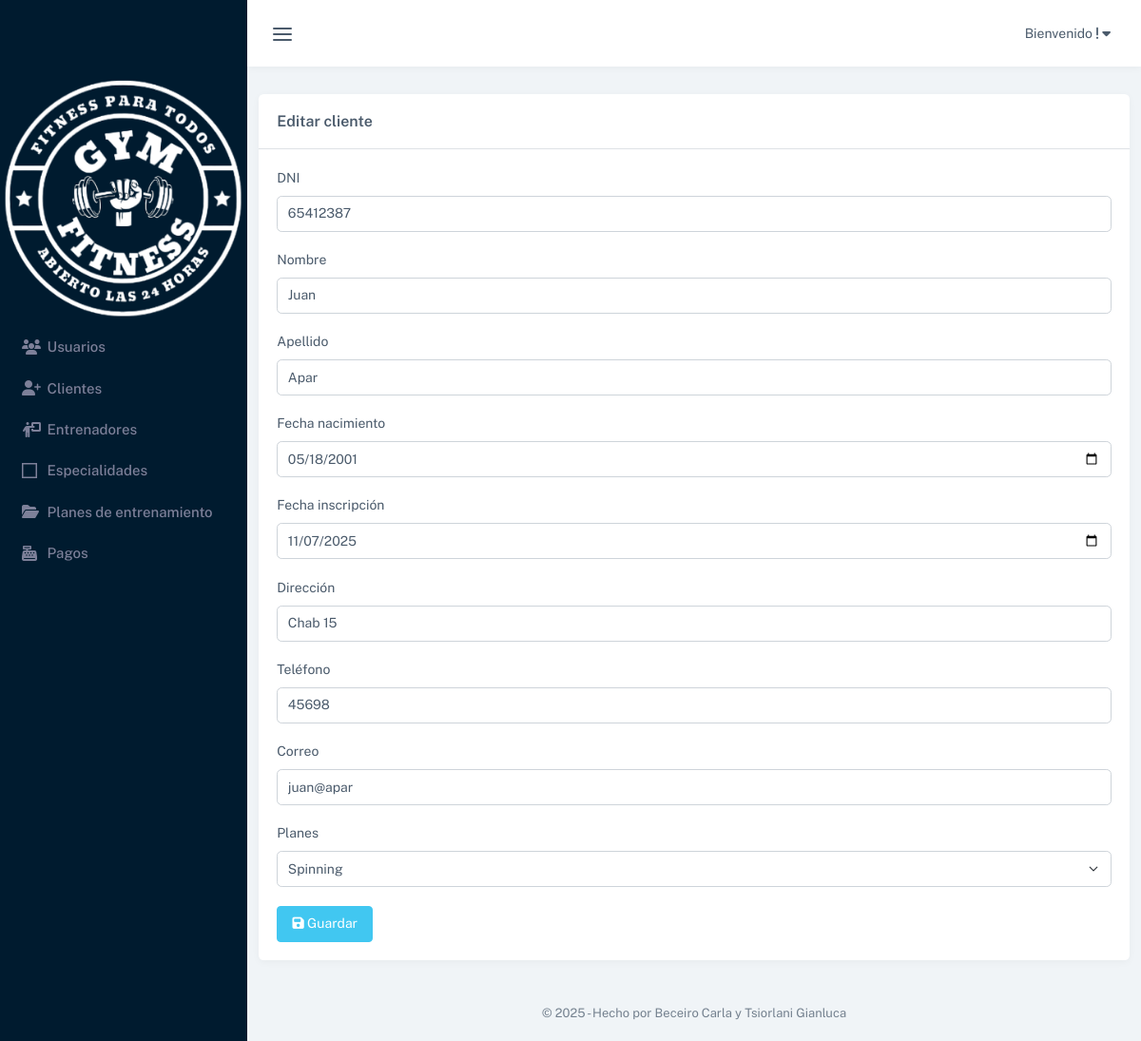
Screenshot of /index.php?pagina=editar_cliente&id=13 (signed in) with the database file from the repository.
### tables this page shows
CREATE TABLE `clientes` (
  `id` int(11) NOT NULL,
  `dni` int(8) DEFAULT NULL,
  `nombre` varchar(50) DEFAULT NULL,
  `apellido` varchar(50) DEFAULT NULL,
  `nacimiento` date DEFAULT NULL,
  `direccion` varchar(50) DEFAULT NULL,
  `tel` varchar(20) DEFAULT NULL,
  `email` varchar(50) DEFAULT NULL,
  `id_plan` int(11) DEFAULT NULL,
  `inscripcion` date DEFAULT NULL,
  `ultimo_pago` date DEFAULT NULL,
  `pago_mensual` tinyint(1) NOT NULL
);

### controladores/controlador.plantilla.php (called while the page is built, shortened)
<?php
class ControladorPlantilla
{
    public function ctrMostrarPlantilla()
    {
        include 'vistas/plantilla.php';
    }
}

### index.php (called while the page is built, shortened)
<?php
require_once 'controladores/controlador.plantilla.php';
require_once 'controladores/controlador.usuarios.php';
require 'controladores/controlador.planes.php';
require_once 'controladores/controlador.clientes.php';
require 'modelos/modelo.planes.php';
require 'modelos/modelo.clientes.php';
$plantilla = new ControladorPlantilla();
$plantilla->ctrMostrarPlantilla();

### modelos/conexion.php (called while the page is built, shortened)
<?php
class Conexion
{
	static public function conectar()
	{
		try {
			$link = new PDO(
				"mysql:host=" . self::HOST . ";dbname=" . self::DBNAME,
				self::USER,
				self::PASSWORD
			);
			$link->exec("set names utf8");
			return $link;
		} catch (PDOException $e) {
			die("Error en la conexión a la base de datos: " . $e->getMessage());
		}
	}
}

### modelos/modelo.clientes.php (called while the page is built, shortened)
<?php
require_once 'conexion.php';
class ModeloClientes
{
    static public function mdlMostrarClientes($item, $valor)
    {
        if ($item != null) {
            try {
                $clientes = Conexion::conectar()->prepare("SELECT * FROM clientes WHERE $item = :$item");
                $clientes->bindParam(":" . $item, $valor, PDO::PARAM_INT);
                $clientes->execute();
                return $clientes->fetch(PDO::FETCH_ASSOC);
            } catch (Exception $e) {
                return "Error: " . $e->getMessage();
            }
        }
    }
}

### controladores/controlador.clientes.php (called while the page is built, shortened)
<?php
class ControladorClientes
{
    static public function ctrMostrarClientes($item, $valor)
    {
        $respuesta = ModeloClientes::mdlMostrarClientes($item, $valor);
        return $respuesta;
    }
}

### modelos/modelo.planes.php (called while the page is built, shortened)
<?php
require_once 'conexion.php';
class ModeloPlanes
{
    static public function mdlMostrarPlanesActivos(): array|string
    {
        try {
            $planes = Conexion::conectar()->prepare("
            SELECT p.id_plan, p.tipo, p.duracion, p.monto_plan, e.nombre_especialidad
            FROM planes AS p
            INNER JOIN especialidades AS e ON p.id_especialidad = e.id_especialidad
            WHERE p.estado = 1
        ");
            $planes->execute();
            return $planes->fetchAll(PDO::FETCH_ASSOC);
        } catch (Exception $e) {
            return "Error: " . $e->getMessage();
        }
    }
}

### controladores/controlador.planes.php (called while the page is built, shortened)
<?php
class ControladorPlanes
{
    static public function ctrMostrarPlanesActivos()
    {
        return ModeloPlanes::mdlMostrarPlanesActivos();
    }
}

### vistas/modulos/editar_cliente.php (the view, shortened to what this page needs)
<?php
$item = "id";
$valor = $_GET["id"];
$cliente = ControladorClientes::ctrMostrarClientes($item, $valor);
$planes = ControladorPlanes::ctrMostrarPlanesActivos();
?>
<div class="col-lg-12 mt-4">
    <div class="card">
        <div class="card-header">
            <h5 class="card-title mb-0">Editar cliente</h5>
        </div>
        <div class="card-body">
            <form method="POST">
                <div class="mb-3">
                    <label for="dni" class="form-label">DNI</label>
                    <input type="text" name="dni" class="form-control" placeholder="DNI"
                        value="<?php echo $cliente["dni"]; ?>" required>
                </div>
                <div class="mb-3">
                    <label for="nombre" class="form-label">Nombre</label>
                    <input type="text" id="nombre" name="nombre" class="form-control" placeholder="Nombre"
                        value="<?php echo $cliente["nombre"]; ?>" required>
                </div>
                <div class="mb-3">
                    <label for="apellido" class="form-label">Apellido</label>
                    <input type="text" id="apellido" name="apellido" class="form-control" placeholder="Apellido"
                        value="<?php echo $cliente["apellido"]; ?>" required>
                </div>
                <div class="mb-3">
                    <label for="nacimiento" class="form-label">Fecha nacimiento</label>
                    <input type="date" name="nacimiento" class="form-control" placeholder="Fecha nacimiento"
                        value="<?php echo $cliente["nacimiento"]; ?>" required>
                </div>
                <div class="mb-3">
                    <label for="inscripcion" class="form-label">Fecha inscripción</label>
                    <input type="date" name="inscripcion" class="form-control" placeholder="Fecha inscripción"
                        value="<?php echo $cliente["inscripcion"]; ?>" required>
                </div>
                <div class="mb-3">
                    <label for="direccion" class="form-label">Dirección</label>
                    <input type="text" id="direccion" name="direccion" class="form-control"
                        value="<?php echo $cliente["direccion"]; ?>" placeholder="Dirección" required>
                </div>
                <div class="mb-3">
                    <label for="tel" class="form-label">Teléfono</label>
                    <input type="text" id="tel" name="tel" class="form-control" value="<?php echo $cliente["tel"]; ?>"
                        placeholder="Teléfono" required>
                </div>
                <div class="mb-3">
                    <label for="email" class="form-label">Correo</label>
                    <input type="email" id="email" name="email" class="form-control" placeholder="Correo"
                        value="<?php echo $cliente["email"]; ?>" required>
                </div>
                <div class="mb-3">
                    <label for="id_plan" class="form-label">Planes</label>
                    <select name="id_plan" id="id_plan" class="form-select" required>
                        <?php foreach ($planes as $key => $plan) {
                            $selected = ($plan["id_plan"] == $cliente["id_plan"]) ? "selected" : "";
                            ?>
                            <option value="<?php echo $plan["id_plan"]; ?>" <?php echo $selected; ?>>
                                <?php echo $plan["nombre_especialidad"]; ?>
                            </option>
                        <?php } ?>
                    </select>
                </div>
                <button class="btn btn-info" type="submit"><i class="fa-solid fa-floppy-disk"></i> Guardar</button>
            </form>
        </div>
    </div>
</div>

### rows the page displays
clientes: dni "65412387", nombre "Juan", apellido "Apar", nacimiento "05/18/2001", inscripcion "11/07/2025", direccion "Chab 15", tel "45698", email "juan@apar"

### other values shown
form field id_plan "Spinning"
